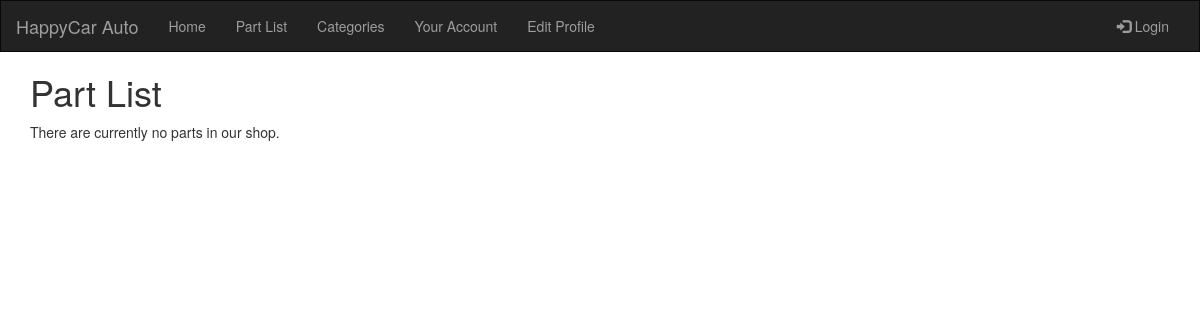
Before: /parts/ with the older database file.
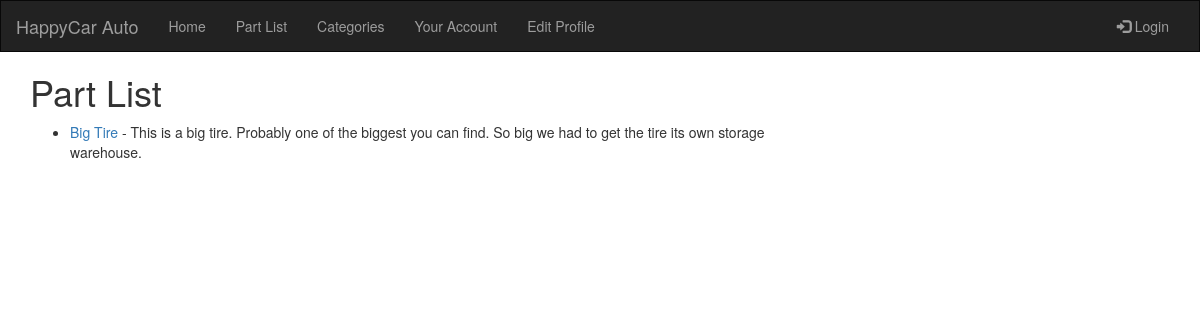
After: the same page with the newer database file.
### shop/models.py (models this page shows, shortened)
class Part(models.Model):
    part_type = models.ForeignKey(PartType, related_name='parts', on_delete=models.CASCADE)
    part_name = models.CharField(max_length=200, db_index=True)
    part_number = models.CharField(max_length=50, db_index=True)
    part_description = models.TextField(blank=True)
    part_image = models.ImageField(upload_to='part_uploads/% Y/% m/% d/', blank=True)
    price = models.DecimalField(max_digits=10, decimal_places=2)
    availability = models.BooleanField(default=True)
    created_date = models.DateTimeField(default=timezone.now)
    updated_date = models.DateTimeField(auto_now_add=True)
    class Meta:
        ordering = ('part_name',)
    def get_absolute_url(self):
        return "/parts/%i/" % self.id

### shop/views.py (the view)
# urls.py: path('parts/', views.ProductListView.as_view(), name='Parts'),
class ProductListView(generic.ListView):
    model = Part

### shop/templates/shop/part_list.html
{% extends 'shop/base.html' %}
{% load static %}
{% block content %}
    <h1>Part List</h1>
    {% if part_list %}
        <ul>
        {% for part in part_list %}
            <li>
                <a href="{{ part.get_absolute_url }}">{{ part.part_name }}</a> - {{ part.part_description }}
            </li>
        </ul>
        {% endfor %}
    {% else %}
        <p>There are currently no parts in our shop.</p>
    {% endif %}
{%  endblock %}

### shop/templates/shop/base.html (shortened to what this page needs)
<!DOCTYPE html>
{% load static %}
<html lang="en">
<head>
    <link rel="stylesheet" href="https://maxcdn.bootstrapcdn.com/bootstrap/3.3.7/css/bootstrap.min.css">
</head>
<body id="app-layout">
<nav class="navbar navbar-inverse">
    <div class="container-fluid">
        <div class="navbar-header">
            <a class="navbar-brand" href="/">
                HappyCar Auto
            </a>
        </div>
        <div class="collapse navbar-collapse" id="myNavbar">
            <ul class="nav navbar-nav">
                <li><a href="{% url 'shop:home' %}">Home</a></li>
                <li><a href="/parts">Part List</a></li>
               <li><a href="{% url 'shop:home' %}">Categories</a></li>
                <li><a href="{% url 'shop:home' %}">Your Account</a></li>
                <li><a href="{% url 'shop:profile' %}">Edit Profile</a></li>
            </ul>
            <ul class="nav navbar-nav navbar-right">
                {% if user.is_authenticated %}
                    <li class="dropdown">
                        <a href="#" class="dropdown-toggle" data-toggle="dropdown" role="button" aria-expanded="false">
                            <span class="caret"></span>
                        </a>
                        <ul class="dropdown-menu" role="menu">
                            <li><a href="{% url 'logout' %}"><i class="fa fa-btn fa-sign-out"></i>Logout</a></li>
                        </ul>
                    </li>
                {% else %}
                    <li><a href="{% url 'login' %}"><span class="glyphicon glyphicon-log-in"></span> Login</a></li>
                {% endif %}
            </ul>
        </div>
    </div>
</nav>
<div class="content container">
    <div class="row">
        <div class="col-md-8">
            {% block content %}{% endblock %}
        </div>
    </div>
</body>
</html>

### shop/templates/shop/base.html (style rules this page uses)
.navbar { margin-bottom: 0; border-radius: 0; }

Changed rows visible on the page:
added Part: part_name "Big Tire", part_description "This is a big tire. Probably one of the biggest you can find. So big we had to get the tire its own storage warehouse."
Other visible differences:
text no longer shown: "There are currently no parts in our shop."
